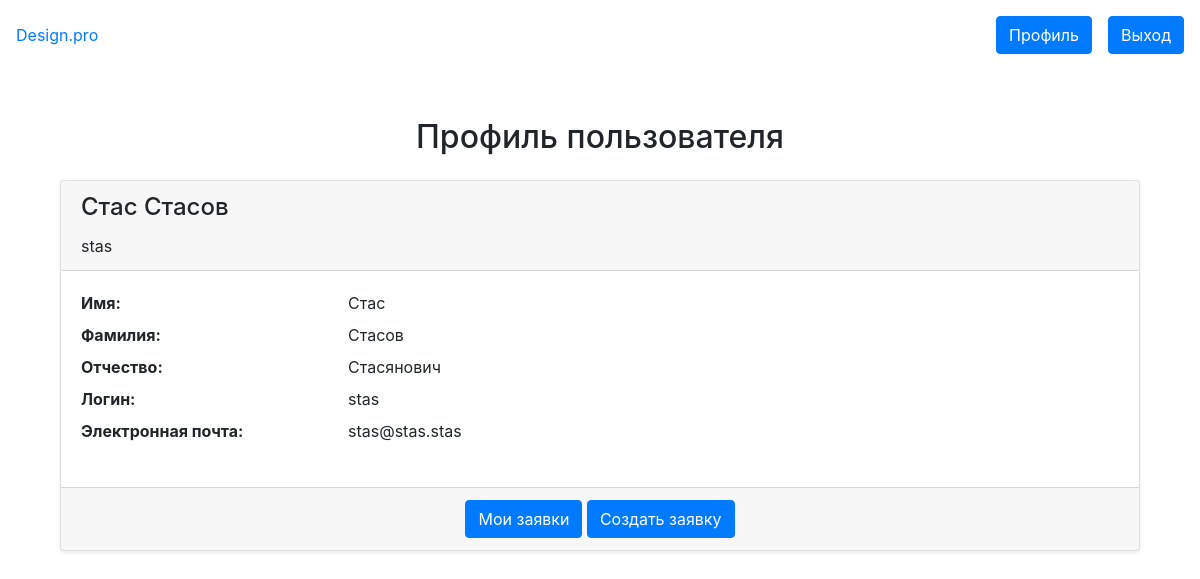
Page /interior/profile/3 on the committed database.
### interior/models.py (models this page shows, shortened)
class User(AbstractUser):
    name = models.CharField(max_length=50, verbose_name='Имя')
    surname= models.CharField(max_length=50, verbose_name='Фамилия')
    patronymic = models.CharField(max_length=50, verbose_name='Отчество', blank=True, null=True)
    username = models.CharField(max_length=255, verbose_name='Логин', unique=True)
    email = models.EmailField(max_length=255, verbose_name='Почта')
    password = models.CharField(max_length=255, verbose_name='Пароль')
    USERNAME_FIELD = 'username'

### interior/views.py (the view)
# urls.py: path('profile/<int:pk>', views.Profile.as_view(), name='profile'),
class Profile(generic.DetailView):
    model = User
    template_name = 'interior/profile.html'
    def get_context_data(self, **kwargs):
        context = super().get_context_data(**kwargs)
        user_requests_count = Request.objects.filter(user=self.object).count()
        context['user_requests_count'] = user_requests_count
        return context

### interior/templates/interior/profile.html
{% extends 'base.html' %}
{% block content %}
<div class="container mt-5">
    <h2 class="mb-4 text-center">Профиль пользователя</h2>
    <div class="card shadow-sm">
        <div class="card-header">
            <h4 class="card-title">{{ user.name }} {{ user.surname }}</h4>
            <p class="card-text">{{ user.username }}</p>
        </div>
        <div class="card-body">
            <dl class="row">
                <dt class="col-sm-3">Имя:</dt>
                <dd class="col-sm-9">{{ user.name }}</dd>
                <dt class="col-sm-3">Фамилия:</dt>
                <dd class="col-sm-9">{{ user.surname }}</dd>
                <dt class="col-sm-3">Отчество:</dt>
                <dd class="col-sm-9">{{ user.patronymic|default:"Не указано" }}</dd>
                <dt class="col-sm-3">Логин:</dt>
                <dd class="col-sm-9">{{ user.username }}</dd>
                <dt class="col-sm-3">Электронная почта:</dt>
                <dd class="col-sm-9">{{ user.email }}</dd>
            </dl>
        </div>
        <div class="card-footer text-center">
            <a href="{% url 'profile-requests' user.id %}" class="btn btn-primary">Мои заявки</a>
            {% if user_requests_count <= 3 %}
                <a href="{% url 'request-create' %}" class="btn btn-primary">Создать заявку</a>
            {% endif %}
        </div>
    </div>
</div>
{% endblock %}

### rows in the picture
User: name "Стас", surname "Стасов", username "stas", patronymic "Стасянович", email "stas@stas.stas"
